Frame 1 (no input): blank canvas, image omitted
Frame 60 (the mouse pressed at the canvas centre just before this capture): blank canvas, image omitted
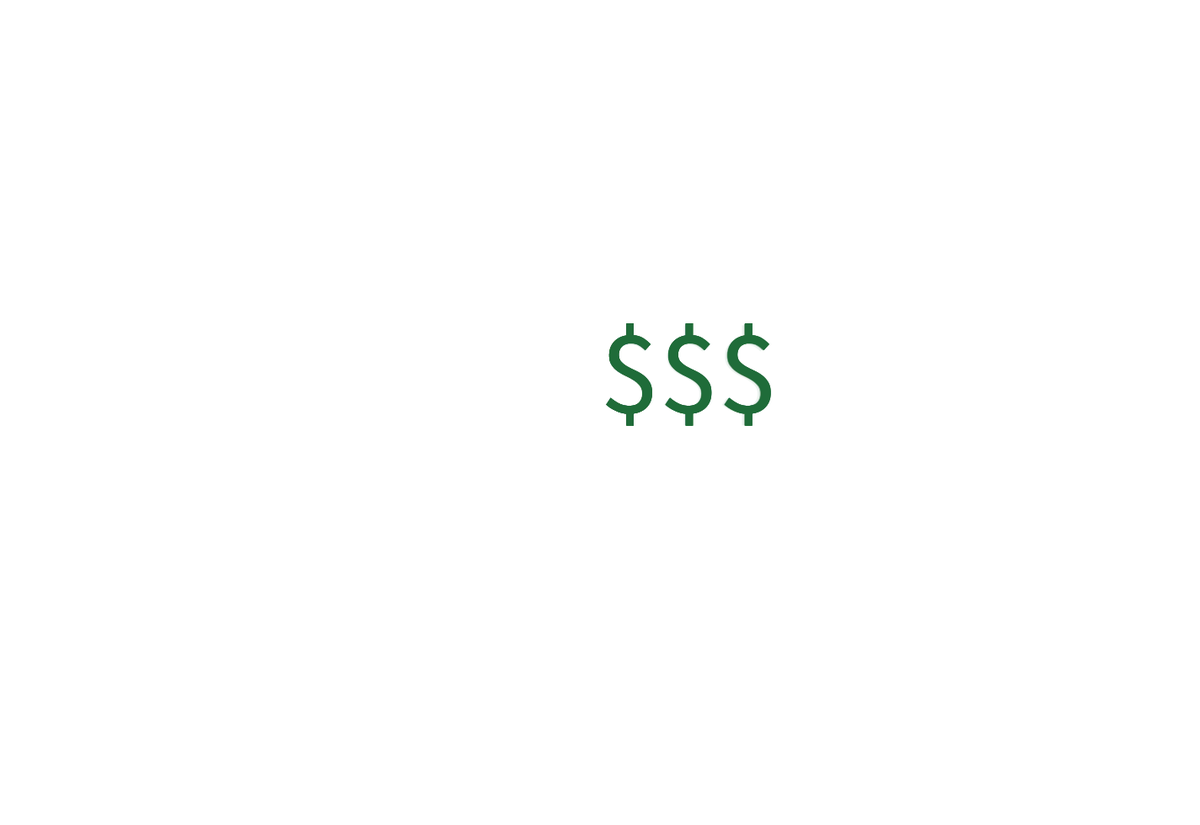
Frame 120 (the mouse held since frame 60 and released just before this capture)

The Processing sketch whose frames 1 and 60 were blank and that drew this single picture after the mouse press (run headless with seeded random() and noise(); from frame 60 on, the mouse is pressed at the canvas centre):

// Processing sketch: processing_132934
// ── processing_132934.pde

float xoff = 0.1;
float s = second();

void setup() {
  noiseSeed(0);
  size(1424, 980);
  background(255);
}

void draw() {
  int s = second();
  xoff = xoff + 0.1;
  float n = noise(xoff);
  if (mousePressed) {
    textSize(100-n+s%60);
    fill(s*5%60, 100, 50, 20+n);
    text("$$$", mouseX, mouseY, 0);
    println("cachemonet");
  }
}


  
